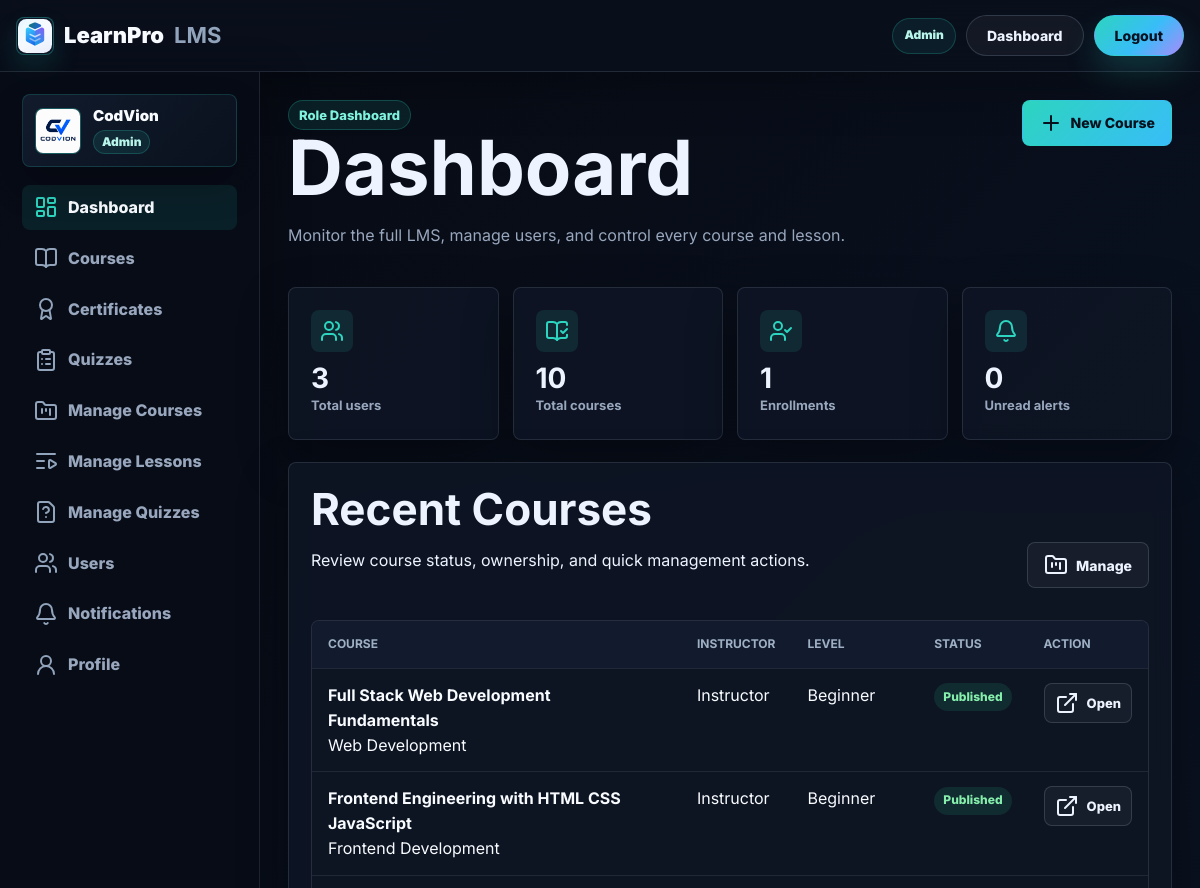
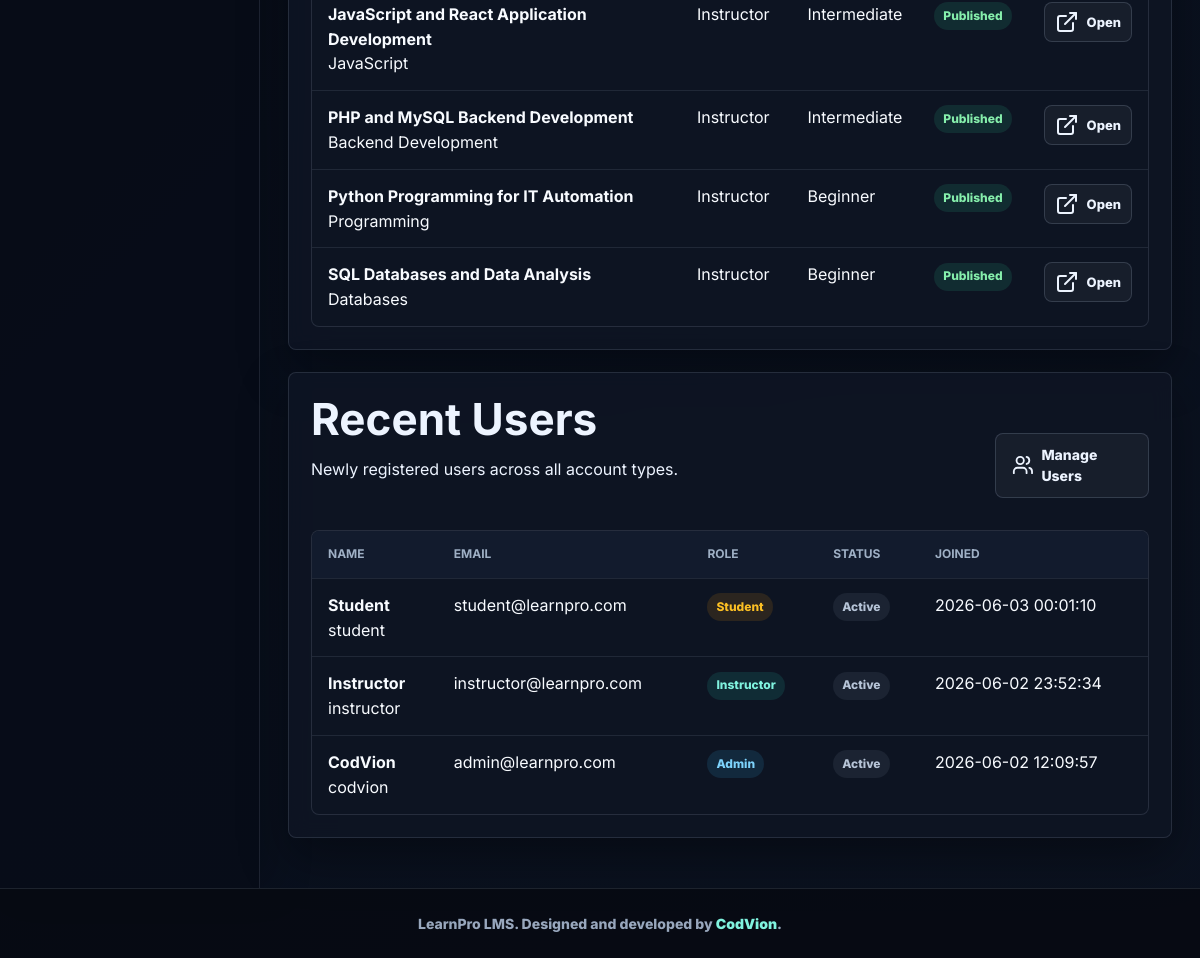
Page /dashboard.php (signed in) on the committed database (2 pictures, top to bottom).
### tables this page shows
CREATE TABLE `courses` (
  `id` int(10) unsigned NOT NULL AUTO_INCREMENT,
  `title` varchar(180) NOT NULL,
  `category` varchar(90) NOT NULL,
  `level` enum('Beginner','Intermediate','Advanced') NOT NULL DEFAULT 'Beginner',
  `duration` varchar(60) NOT NULL,
  `price` decimal(10,2) NOT NULL DEFAULT 0.00,
  `cover_image` varchar(500) NOT NULL,
  `description` text NOT NULL,
  `status` enum('draft','published','archived') NOT NULL DEFAULT 'draft',
  `instructor_id` int(10) unsigned NOT NULL,
  `created_at` timestamp NOT NULL DEFAULT current_timestamp(),
  `updated_at` timestamp NULL DEFAULT NULL ON UPDATE current_timestamp(),
  PRIMARY KEY (`id`),
  KEY `idx_courses_instructor` (`instructor_id`),
  KEY `idx_courses_status` (`status`),
  CONSTRAINT `fk_courses_instructor` FOREIGN KEY (`instructor_id`) REFERENCES `login_system` (`id`) ON DELETE CASCADE
);

### dashboard.php (the view, shortened to what this page needs)
<?php
require_once 'config.php';
$role = $_SESSION['role'];
$full_name = $_SESSION['full_name'];
$page_title = 'Dashboard';
$metric_one = 0;
$metric_two = 0;
$metric_three = 0;
$metric_four = 0;
$recent_courses = [];
$recent_users = [];
if ($role === 'admin') {
    $stmt = $conn->prepare('SELECT COUNT(*) AS total FROM login_system');
    $stmt->execute();
    $metric_one = $stmt->fetch()['total'];
    $stmt = $conn->prepare('SELECT COUNT(*) AS total FROM courses');
    $stmt->execute();
    $metric_two = $stmt->fetch()['total'];
    $stmt = $conn->prepare('SELECT COUNT(*) AS total FROM enrollments');
    $stmt->execute();
    $metric_three = $stmt->fetch()['total'];
    $stmt = $conn->prepare('SELECT COUNT(*) AS total FROM notifications WHERE is_read = 0');
    $stmt->execute();
    $metric_four = $stmt->fetch()['total'];
    $stmt = $conn->prepare('SELECT c.*, u.full_name AS instructor_name FROM courses c INNER JOIN login_system u ON c.instructor_id = u.id ORDER BY c.created_at DESC LIMIT 6');
    $stmt->execute();
    $recent_courses = $stmt->fetchAll();
    $stmt = $conn->prepare('SELECT id, full_name, user_name, email, role, status, created_at FROM login_system ORDER BY created_at DESC LIMIT 6');
    $stmt->execute();
    $recent_users = $stmt->fetchAll();
}
?>
<!doctype html>
<html lang="en">
<head>
    <link rel="stylesheet" href="assets/css/style.css">
</head>
<body>
    <?php include 'partials/learnpro-header.php'; ?>
    <div class="app-layout">
        <aside class="sidebar">
            <?php include 'partials/sidebar-profile.php'; ?>
            <nav class="side-links">
                <a class="active" href="dashboard.php"><i data-lucide="layout-dashboard"></i> Dashboard</a>
                <a href="courses.php"><i data-lucide="book-open"></i> Courses</a>
                <a href="certificates.php"><i data-lucide="award"></i> Certificates</a>
                <a href="quizzes.php"><i data-lucide="clipboard-list"></i> Quizzes</a>
                <?php if ($role === 'admin' || $role === 'instructor'): ?>
                    <a href="manage_courses.php"><i data-lucide="folder-kanban"></i> Manage Courses</a>
                    <a href="manage_lessons.php"><i data-lucide="list-video"></i> Manage Lessons</a>
                    <a href="manage_quizzes.php"><i data-lucide="file-question"></i> Manage Quizzes</a>
                <?php endif; ?>
                <?php if ($role === 'admin'): ?>
                    <a href="users.php"><i data-lucide="users"></i> Users</a>
                <?php endif; ?>
                <a href="notifications.php"><i data-lucide="bell"></i> Notifications</a>
                <a href="profile.php"><i data-lucide="user-round"></i> Profile</a>
            </nav>
        </aside>
        <main class="page-main">
            <section class="page-top">
                <div>
                    <span class="eyebrow">Role Dashboard</span>
                    <h1><?php echo htmlspecialchars($page_title, ENT_QUOTES, 'UTF-8'); ?></h1>
                    <?php if ($role === 'admin'): ?>
                        <p>Monitor the full LMS, manage users, and control every course and lesson.</p>
                    <?php elseif ($role === 'instructor'): ?>
                        <p>Create premium courses, organize lessons, and review student activity.</p>
                    <?php else: ?>
                        <p>Continue your enrolled courses, unlock lessons, and track your learning progress.</p>
                    <?php endif; ?>
                </div>
                <div class="actions">
                    <?php if ($role === 'admin' || $role === 'instructor'): ?>
                        <a class="btn primary" href="manage_courses.php"><i data-lucide="plus"></i> New Course</a>
                    <?php else: ?>
                        <a class="btn primary" href="courses.php"><i data-lucide="search"></i> Find Courses</a>
                    <?php endif; ?>
                </div>
            </section>
            <section class="metrics">
                <article class="metric">
                    <span class="feature-icon"><i data-lucide="<?php echo $role === 'admin' ? 'users' : ($role === 'instructor' ? 'book-copy' : 'graduation-cap'); ?>"></i></span>
                    <strong><?php echo (int) $metric_one; ?></strong>
                    <span><?php echo $role === 'admin' ? 'Total users' : ($role === 'instructor' ? 'Your courses' : 'Enrolled courses'); ?></span>
                </article>
                <article class="metric">
                    <span class="feature-icon"><i data-lucide="<?php echo $role === 'admin' ? 'book-open-check' : ($role === 'instructor' ? 'send' : 'badge-check'); ?>"></i></span>
                    <strong><?php echo (int) $metric_two; ?></strong>
                    <span><?php echo $role === 'admin' ? 'Total courses' : ($role === 'instructor' ? 'Published courses' : 'Completed courses'); ?></span>
                </article>
                <article class="metric">
                    <span class="feature-icon"><i data-lucide="<?php echo $role === 'admin' ? 'user-check' : ($role === 'instructor' ? 'list-video' : 'timer'); ?>"></i></span>
                    <strong><?php echo (int) $metric_three; ?></strong>
                    <span><?php echo $role === 'admin' ? 'Enrollments' : ($role === 'instructor' ? 'Lessons created' : 'Unlocked lessons'); ?></span>
                </article>
                <article class="metric">
                    <span class="feature-icon"><i data-lucide="<?php echo $role === 'admin' ? 'bell' : ($role === 'instructor' ? 'users-round' : 'bell'); ?>"></i></span>
                    <strong><?php echo (int) $metric_four; ?></strong>
                    <span><?php echo $role === 'admin' ? 'Unread alerts' : ($role === 'instructor' ? 'Students reached' : 'Unread notifications'); ?></span>
                </article>
            </section>
            <?php if ($role === 'admin' || $role === 'instructor'): ?>
                <section class="panel">
                    <div class="section-head">
                        <div>
                            <h2><?php echo $role === 'admin' ? 'Recent Courses' : 'Your Recent Courses'; ?></h2>
                            <p>Review course status, ownership, and quick management actions.</p>
                        </div>
                        <a class="btn" href="manage_courses.php"><i data-lucide="folder-kanban"></i> Manage</a>
                    </div>
                    <?php if (count($recent_courses) > 0): ?>
                        <div class="table-shell">
                            <div class="table-scroll">
                                <table>
                                    <thead>
                                        <tr>
                                            <th>Course</th>
                                            <th>Instructor</th>
                                            <th>Level</th>
                                            <th>Status</th>
                                            <th>Action</th>
                                        </tr>
                                    </thead>
                                    <tbody>
                                        <?php foreach ($recent_courses as $course): ?>
                                            <tr>
                                                <td>
                                                    <strong><?php echo htmlspecialchars($course['title'], ENT_QUOTES, 'UTF-8'); ?></strong><br>
                                                    <span><?php echo htmlspecialchars($course['category'], ENT_QUOTES, 'UTF-8'); ?></span>
                                                </td>
                                                <td><?php echo htmlspecialchars($course['instructor_name'], ENT_QUOTES, 'UTF-8'); ?></td>
                                                <td><?php echo htmlspecialchars($course['level'], ENT_QUOTES, 'UTF-8'); ?></td>
                                                <td><span class="tag <?php echo htmlspecialchars($course['status'], ENT_QUOTES, 'UTF-8'); ?>"><?php echo htmlspecialchars($course['status'], ENT_QUOTES, 'UTF-8'); ?></span></td>
                                                <td><a class="btn small" href="course.php?id=<?php echo (int) $course['id']; ?>"><i data-lucide="external-link"></i> Open</a></td>
                                            </tr>
                                        <?php endforeach; ?>
                                    </tbody>
                                </table>
                            </div>
                        </div>
                    <?php else: ?>
                        <div class="empty-state">
                            <p>No courses found yet.</p>
                        </div>
                    <?php endif; ?>
                </section>
            <?php endif; ?>
            <?php if ($role === 'admin'): ?>
                <section class="panel">
                    <div class="section-head">
                        <div>
                            <h2>Recent Users</h2>
                            <p>Newly registered users across all account types.</p>
                        </div>
                        <a class="btn" href="users.php"><i data-lucide="users"></i> Manage Users</a>
                    </div>
                    <div class="table-shell">
                        <div class="table-scroll">
                            <table>
                                <thead>
                                    <tr>
                                        <th>Name</th>
                                        <th>Email</th>
                                        <th>Role</th>
                                        <th>Status</th>
                                        <th>Joined</th>
                                    </tr>
                                </thead>
                                <tbody>
                                    <?php foreach ($recent_users as $row): ?>
                                        <tr>
                                            <td><strong><?php echo htmlspecialchars($row['full_name'], ENT_QUOTES, 'UTF-8'); ?></strong><br><?php echo htmlspecialchars($row['user_name'], ENT_QUOTES, 'UTF-8'); ?></td>
                                            <td><?php echo htmlspecialchars($row['email'], ENT_QUOTES, 'UTF-8'); ?></td>
                                            <td><span class="tag <?php echo htmlspecialchars($row['role'], ENT_QUOTES, 'UTF-8'); ?>"><?php echo htmlspecialchars($row['role'], ENT_QUOTES, 'UTF-8'); ?></span></td>
                                            <td><span class="tag <?php echo htmlspecialchars($row['status'], ENT_QUOTES, 'UTF-8'); ?>"><?php echo htmlspecialchars($row['status'], ENT_QUOTES, 'UTF-8'); ?></span></td>
                                            <td><?php echo htmlspecialchars($row['created_at'], ENT_QUOTES, 'UTF-8'); ?></td>
                                        </tr>
                                    <?php endforeach; ?>
                                </tbody>
                            </table>
                        </div>
                    </div>
                </section>
            <?php endif; ?>
        </main>
    </div>
    <?php include 'partials/learnpro-footer.php'; ?>
</body>
</html>

### partials/learnpro-header.php (shortened to what this page needs)
<?php
$learnpro_header_current = basename($_SERVER['SCRIPT_NAME'] ?? '');
$learnpro_header_logged_in = isset($_SESSION['user_id']);
$learnpro_header_role = $learnpro_header_logged_in ? ($_SESSION['role'] ?? '') : '';
$learnpro_header_show_menu = $learnpro_header_current === 'index.php';
$learnpro_header_home = $learnpro_header_logged_in ? 'dashboard.php' : 'index.php';
$learnpro_header_plain = $learnpro_header_logged_in ? 'dashboard.php' : 'login.php';
$learnpro_header_plain_text = $learnpro_header_logged_in ? 'Dashboard' : 'Log In';
$learnpro_header_cta = $learnpro_header_logged_in ? 'logout.php' : 'register.php';
$learnpro_header_cta_text = $learnpro_header_logged_in ? 'Logout' : 'Get Started';
?>
<header class="learnpro-header <?php echo $learnpro_header_show_menu ? 'index-sticky' : ''; ?> <?php echo !$learnpro_header_show_menu ? 'compact' : ''; ?> <?php echo $learnpro_header_logged_in ? 'logged-in' : ''; ?>">
    <a class="learnpro-brand" href="<?php echo htmlspecialchars($learnpro_header_home, ENT_QUOTES, 'UTF-8'); ?>">
        <span class="learnpro-logo" aria-hidden="true">
        </span>
        <strong>LearnPro</strong>
        <span>LMS</span>
    </a>
    <div class="learnpro-actions">
        <?php if ($learnpro_header_logged_in): ?>
            <span class="learnpro-role"><?php echo htmlspecialchars($learnpro_header_role, ENT_QUOTES, 'UTF-8'); ?></span>
        <?php endif; ?>
        <a class="learnpro-login" href="<?php echo htmlspecialchars($learnpro_header_plain, ENT_QUOTES, 'UTF-8'); ?>"><?php echo htmlspecialchars($learnpro_header_plain_text, ENT_QUOTES, 'UTF-8'); ?></a>
        <a class="learnpro-cta" href="<?php echo htmlspecialchars($learnpro_header_cta, ENT_QUOTES, 'UTF-8'); ?>"><?php echo htmlspecialchars($learnpro_header_cta_text, ENT_QUOTES, 'UTF-8'); ?></a>
    </div>
</header>

### partials/sidebar-profile.php (shortened to what this page needs)
<?php
$sidebar_profile_name = $full_name ?? ($_SESSION['full_name'] ?? 'User');
$sidebar_profile_role = $role ?? ($_SESSION['role'] ?? 'student');
$sidebar_profile_image = trim((string) ($_SESSION['profile_image'] ?? ''));
$sidebar_profile_initial_source = trim((string) $sidebar_profile_name);
$sidebar_profile_initial = $sidebar_profile_initial_source !== '' ? strtoupper(substr($sidebar_profile_initial_source, 0, 1)) : 'U';
?>
<div class="sidebar-profile">
    <span class="sidebar-avatar" aria-hidden="true">
        <?php if ($sidebar_profile_image !== ''): ?>
            <img src="<?php echo htmlspecialchars($sidebar_profile_image, ENT_QUOTES, 'UTF-8'); ?>" alt="">
        <?php else: ?>
            <span><?php echo htmlspecialchars($sidebar_profile_initial, ENT_QUOTES, 'UTF-8'); ?></span>
        <?php endif; ?>
    </span>
    <div class="sidebar-profile-info">
        <strong><?php echo htmlspecialchars($sidebar_profile_name, ENT_QUOTES, 'UTF-8'); ?></strong>
        <span class="sidebar-role"><?php echo htmlspecialchars($sidebar_profile_role, ENT_QUOTES, 'UTF-8'); ?></span>
    </div>
</div>

### partials/learnpro-footer.php (shortened to what this page needs)
<footer class="learnpro-footer">
    <p>LearnPro LMS. Designed and developed by <a href="https://codvion.site" target="_blank" rel="noopener noreferrer">CodVion</a>.</p>
</footer>

### rows in the picture
courses: title "Full Stack Web Development Fundamentals", category "Web Development", instructor.full_name "Instructor", level "Beginner", status "Published"
courses: title "Frontend Engineering with HTML CSS JavaScript", category "Frontend Development", instructor.full_name "Instructor", level "Beginner", status "Published"
courses: title "JavaScript and React Application Development", category "JavaScript", instructor.full_name "Instructor", level "Intermediate", status "Published"
courses: title "PHP and MySQL Backend Development", category "Backend Development", instructor.full_name "Instructor", level "Intermediate", status "Published"
courses: title "Python Programming for IT Automation", category "Programming", instructor.full_name "Instructor", level "Beginner", status "Published"
courses: title "SQL Databases and Data Analysis", category "Databases", instructor.full_name "Instructor", level "Beginner", status "Published"

### other values in the picture
$learnpro_header_role "Admin"
$learnpro_header_plain_text "Dashboard"
$learnpro_header_cta_text "Logout"
$sidebar_profile_name "CodVion"
$sidebar_profile_role "Admin"
$page_title "Dashboard"
$metric_one "3"
$metric_two "10"
$metric_three "1"
$metric_four "0"
$row['full_name'] "Student"
$row['user_name'] "student"
$row['email'] "student@learnpro.com"
$row['role'] "Student"
$row['status'] "Active"
